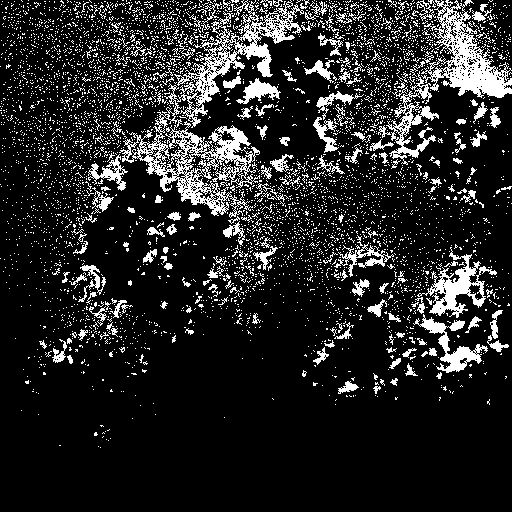
#> input picture Mini_images_classifier/data_20190326/cell_1_1/RICM-1.tif, 512 x 512 px, given in place of data_20190208_cell_1_1_pattern_dots.tif, which was not available
$ jupyter execute --allow-errors Radial_profile.ipynb   (older library calls are emulated)   (text cells are left out)
#> lines starting #> are read from the running program, lines starting #| are printed output that depends on the picture; pictures that were not available may be replaced by others from this repository, and a replacement may not be noted
#> `Stack_pattern = io.imread('data/actin_comparison/{}_{}_pattern_dots.ti..`:
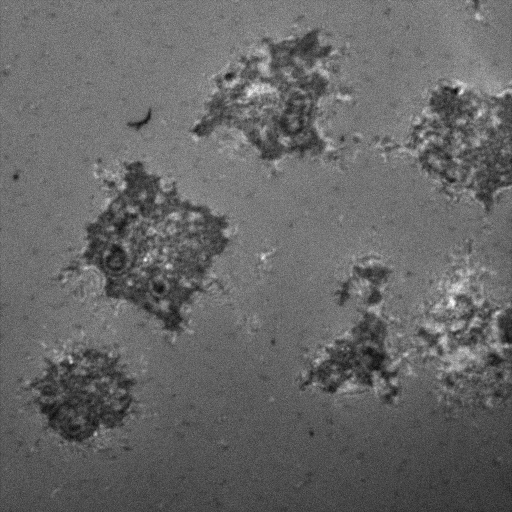
#> Stack_pattern: shape (512, 512) uint16; min 310, max 716, mean 474.7; drawn with min black and max white
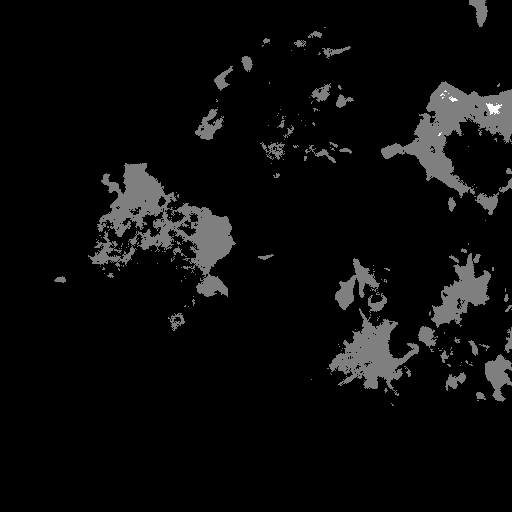
#> input picture Mini_images_classifier/data_20190326/cell_1_1/actin1-1.tif, 512 x 512 px, given in place of data_20190208_cell_1_1_actin_dots.tif, which was not available
#> further down, Stack_actin is the input picture: shape (512, 512) uint16; min 94, max 618, mean 146.9
[cell 1]
# Libraries
import numpy as np
import matplotlib.pyplot as plt
from skimage import io
from PIL import Image
from skimage.external.tifffile import imsave
import os
import fnmatch

# Functions
def radial_profile(data):

    y, x = np.indices((data.shape))

    center = np.array([(x.max()-x.min())/2.0, (y.max()-y.min())/2.0])

    r = np.sqrt((x - center[0])**2 + (y - center[1])**2)
    r = r.astype(np.int)

    tbin = np.bincount(r.ravel(), data.ravel())
    nr = np.bincount(r.ravel())
    radialprofile = tbin / nr
    return radialprofile

[cell 2]
a = np.array([1,2,5,4,7,3,2,1,7, 3,2,6])
print(np.where(a == a[:10].max()))
print(a.argmax())
print(np.where(a == a[:10].min()))
print(a.argmin())

[cell 3]
Corr = []
contrast_pattern_pull, contrast_actin_pull = [], []

# Make the figure
plt.figure(figsize=(15,15))

# Determine the date and the cells
date = "data_20190208"
Cells = ['cell_1_1', 'cell_19_1', 'cell_18_1', 'cell_4_1', 'cell_25_1']

# Sort the cell names
Cells.sort(key= lambda x: float(x.strip('cell_')))

#> (the rest of this cell did not finish here and is left out)

[cell 4]
Manual_accuracy = np.array([0.735, 0.703, 0.671, 0.764, 0.696,
                            0.759, 0.612, 0.684, 0.606, 0.655, 0.631, 0.593, 0.659, 0.646, 0.663])

plt.figure(figsize=(15,10))
#> (the rest of this cell did not finish here and is left out)

[cell 5]
plt.figure(figsize=(15,10))
plt.hist(np.abs(Corr), bins = 9, rwidth = 0.9, alpha = 0.8)
plt.xlabel('Correlation coefficient', fontsize = 'xx-large')
plt.ylabel('Number', fontsize = 'xx-large')
plt.xticks(np.arange(0, 0.7, 0.2), fontsize = 'xx-large')
plt.yticks(np.arange(0, 5, 1), fontsize = 'xx-large')
plt.title('Correlation coefficient for each cell', fontsize = 'xx-large')
plt.grid()
# Save
plt.savefig('data/actin_comparison/pattern_contrast_vs_actin_contrast_hist_abs')
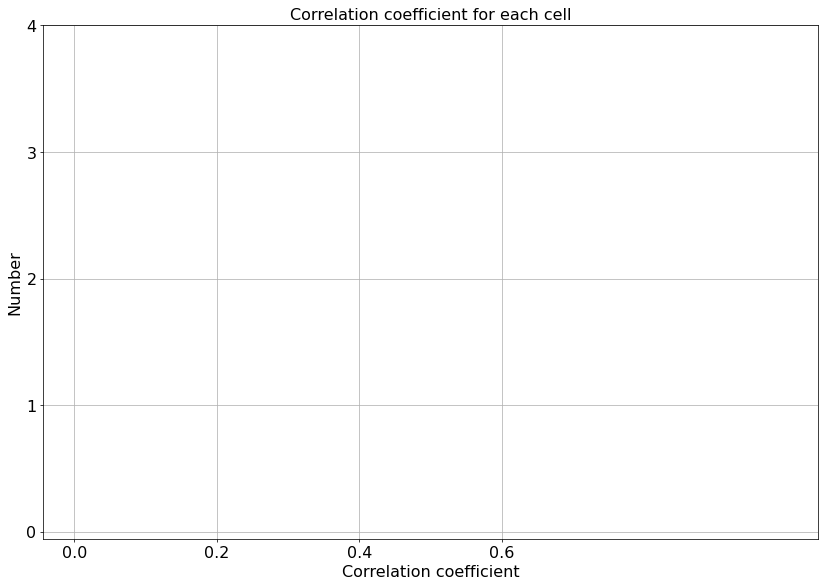
#> figure drawn by matplotlib, 1 panel
#> `img = io.imread('data/actin_comparison/data_20190208_{}_pattern_dots.t..`: img = 512 values, max 485.9 at index 263, min 442.3 at index 511, mean 474.7
# Show the scattering figure
plt.show()

[cell 6]
Manual_accuracy = np.array([0.735, 0.703, 0.671, 0.764, 0.696,
                            0.759, 0.612, 0.684, 0.606, 0.655, 0.631, 0.593, 0.659, 0.646, 0.663])

plt.figure(figsize=(15,10))
#> (the rest of this cell did not finish here and is left out)

[cell 7]
# Determine the date and the cells
date = "data_20190208"
Cells = ['cell_1_1', 'cell_19_1', 'cell_18_1', 'cell_25_1']
#date = "data_20190326"
#Cells = ['cell_12_2', 'cell_7_1', 'cell_11_2', 'cell_1_2', 'cell_3_1', 'cell_11_1', 'cell_9_1', 'cell_3_2', 'cell_7_2', 'cell_2_1']

#> (the rest of this cell did not finish here and is left out)

[cell 8]
# Read the stack
Stack = io.imread('data/actin_comparison/data_20190208_cell_1_1_pattern_dots.tif')

#> (the rest of this cell did not finish here and is left out)

[cell 9]
# Read the stack
Stack = io.imread('data/actin_comparison/data_20190208_cell_1_1_actin_dots.tif')

#> (the rest of this cell did not finish here and is left out)

[cell 10]
date = "data_20190208"

Cells = [cell for cell in [f.name for f in os.scandir("data/{}".format(date)) if f.is_dir()]
             if fnmatch.fnmatch(cell, 'cell_*')]

print(Cells)

[cell 11]
date = "data_20190208"

Cells = ['cell_1_1', 'cell_19_1', 'cell_18_1', 'cell_4_1', 'cell_25_1']


# Radial profile for pattern
plt.figure(figsize=(15,10))

#> (the rest of this cell did not finish here and is left out)
